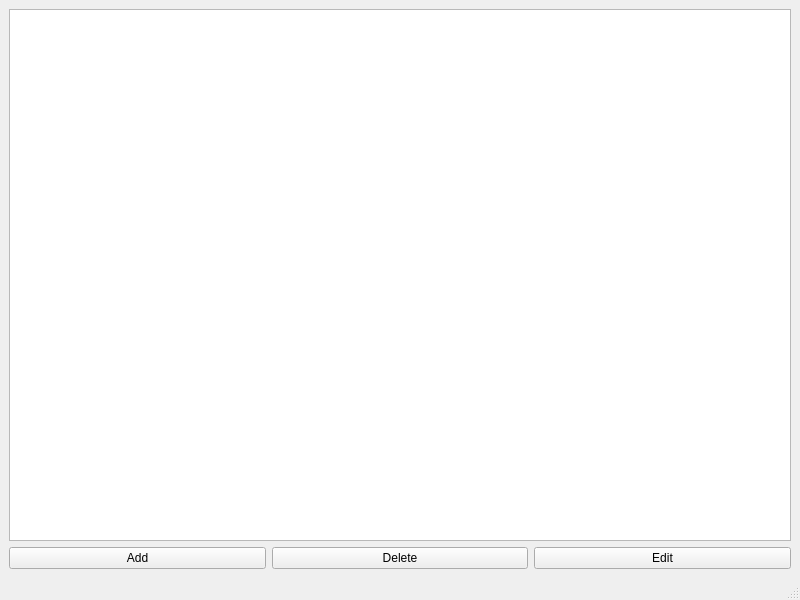
<?xml version="1.0" encoding="UTF-8"?>
<ui version="4.0">
 <class>BookstoreManagementSystem</class>
 <widget class="QMainWindow" name="BookstoreManagementSystem">
  <property name="geometry">
   <rect>
    <x>0</x>
    <y>0</y>
    <width>800</width>
    <height>600</height>
   </rect>
  </property>
  <property name="windowTitle">
   <string>Bookstore Management System</string>
  </property>
  <widget class="QWidget" name="centralwidget">
   <layout class="QVBoxLayout" name="verticalLayout">
    <item>
     <widget class="QTableView" name="tableView">
      <property name="sizePolicy">
       <sizepolicy hsizetype="Preferred" vsizetype="Expanding">
        <horstretch>0</horstretch>
        <verstretch>0</verstretch>
       </sizepolicy>
      </property>
     </widget>
    </item>
    <item>
     <layout class="QHBoxLayout" name="horizontalLayout">
      <property name="leftMargin">
       <number>0</number>
      </property>
      <property name="topMargin">
       <number>0</number>
      </property>
      <property name="rightMargin">
       <number>0</number>
      </property>
      <property name="bottomMargin">
       <number>0</number>
      </property>
      <item>
       <widget class="QPushButton" name="addButton">
        <property name="text">
         <string>Add</string>
        </property>
       </widget>
      </item>
      <item>
       <widget class="QPushButton" name="deleteButton">
        <property name="text">
         <string>Delete</string>
        </property>
       </widget>
      </item>
      <item>
       <widget class="QPushButton" name="editButton">
        <property name="text">
         <string>Edit</string>
        </property>
       </widget>
      </item>
     </layout>
    </item>
   </layout>
  </widget>
  <widget class="QMenuBar" name="menubar">
   <property name="geometry">
    <rect>
     <x>0</x>
     <y>0</y>
     <width>800</width>
     <height>26</height>
    </rect>
   </property>
  </widget>
  <widget class="QStatusBar" name="statusbar"/>
 </widget>
 <resources/>
 <connections/>
</ui>
